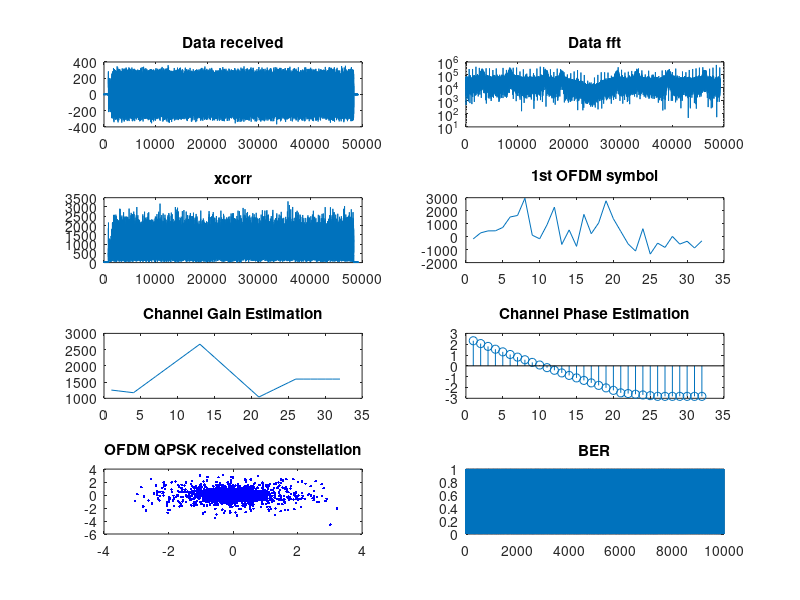
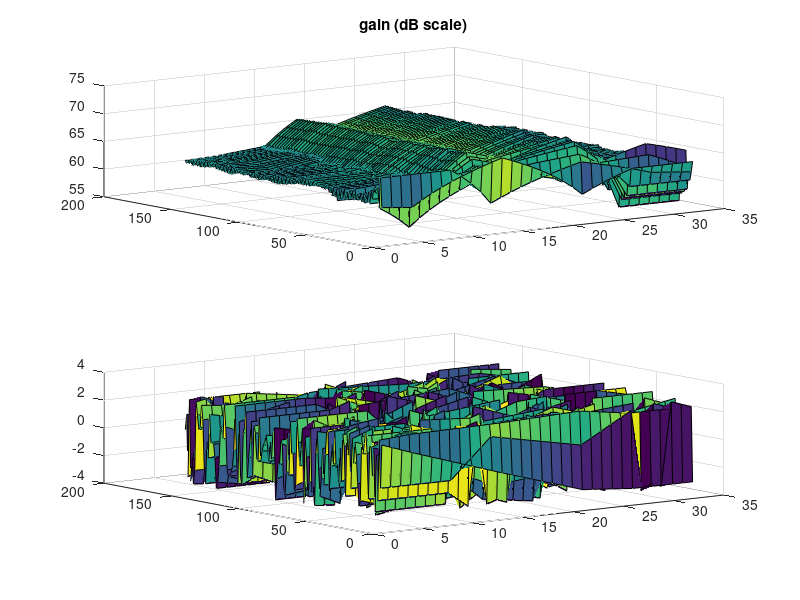
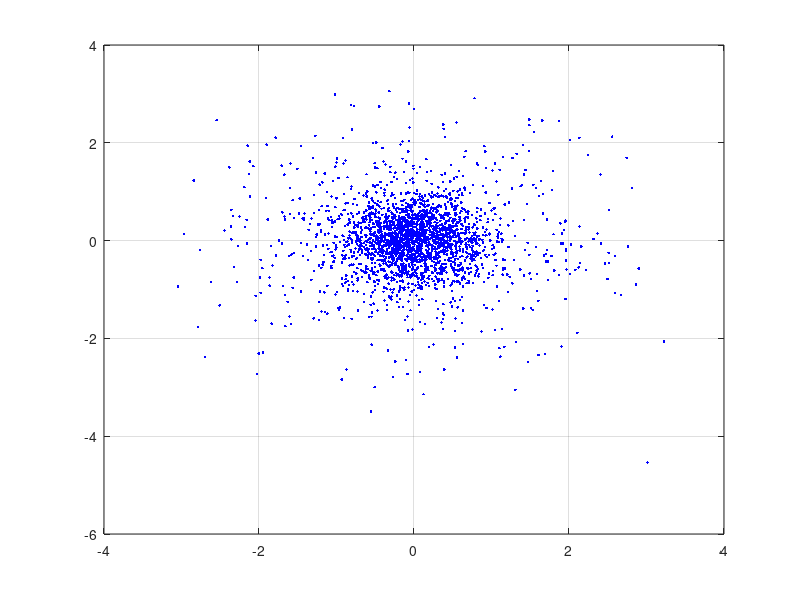
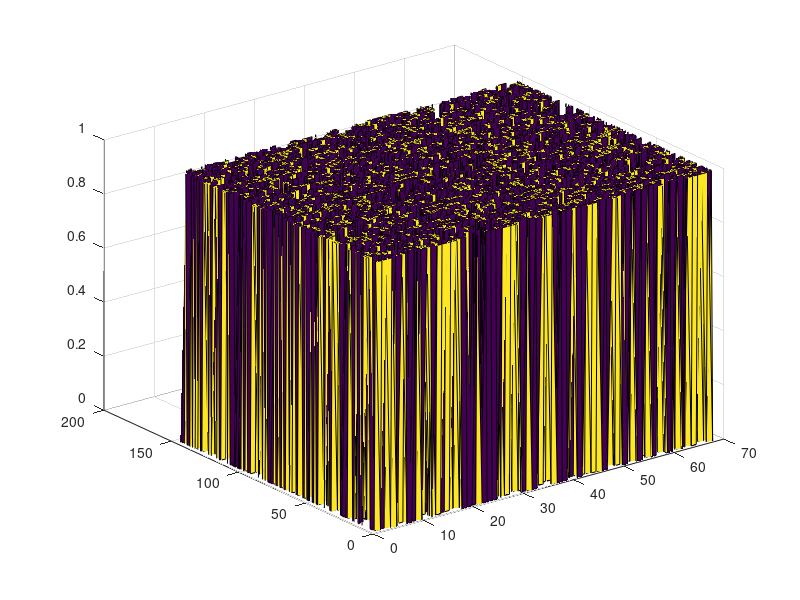

These charts were generated, in order, by the following MATLAB code:
% harness.m
% For more information search for "README:" in harness.cpp.

clear all;
close all;

% Read data from file
%load('rx_data_23.mat'
load('params.mat')
%load('dData.mat')
dataT = data;
nr_OFDM_symbols = 147;


N_samps=49199;
fid1=fopen('received0.dat','r');
x_rec=fread(fid1, 2*N_samps,'short');
fclose(fid1);

received_data= zeros(1,N_samps);
count = 1;
for i=1:2:2*N_samps
    received_data(count) = complex(x_rec(i),x_rec(i+1));
    count = count+1;
end

%save('testCPP.mat','received_data')

figure(1)
subplot(4,2,1)
plot(real(received_data))
title('Data received')
subplot(4,2,2)
semilogy(abs(fft(received_data)))
title('Data fft')


  %load cross correlation:  
  fid1=fopen('xcorr.dat','r');
  xcorrAbs=fread(fid1, N_samps,'double');
  fclose(fid1);

  length(xcorrAbs);

  figure(1)
  subplot(4,2,3)
  plot(xcorrAbs);
  title('xcorr')

  %load OFDM symbols corrected and without CP:
  
 fid=fopen('ofdm_cp.dat','r');
 temp=fread(fid,2*nr_car*nr_OFDM_symbols,'double');
 fclose(fid); 

 count=1; 
 dataOFDM_cpp=zeros(nr_OFDM_symbols,nr_car);
 for i=1:nr_OFDM_symbols
    for k=1:nr_car
        dataOFDM_cpp(i,k)=complex(temp(count),temp(count+1));   
        count=count+2;
    end
 end
 
  figure(1)
  subplot(4,2,4)
  plot(real((dataOFDM_cpp(1,:))));
  title('1st OFDM symbol')

  %load received Pilot gain:
  
 fid=fopen('rx_pilot_gain.dat','r');
 temp=fread(fid,length_pilot*nr_OFDM_symbols,'double');
 fclose(fid); 

 count=1; 
 pilot_gain=zeros(nr_OFDM_symbols,length_pilot);
 for i=1:nr_OFDM_symbols
    for k=1:length_pilot
        pilot_gain(i,k)=temp(count);   
        count=count+1;
    end
 end
 
 %load received Pilot phase:
  
 fid=fopen('rx_pilot_phase.dat','r');
 temp=fread(fid,length_pilot*nr_OFDM_symbols,'double');
 fclose(fid); 

 count=1; 
 pilot_phase=zeros(nr_OFDM_symbols,length_pilot);
 for i=1:nr_OFDM_symbols
    for k=1:length_pilot
        pilot_phase(i,k)=temp(count);   
        count=count+1;
    end
 end
 
 
 fid=fopen('cons_ofdm.dat','r');
 temp=fread(fid,2*nr_used_car*nr_OFDM_symbols,'double');
 fclose(fid); 

 count=1; 
 consOFDM_cpp=zeros(nr_OFDM_symbols,nr_used_car);
 for i=1:nr_OFDM_symbols
    for k=1:nr_used_car
        consOFDM_cpp(i,k)=complex(temp(count),temp(count+1));   
        count=count+2;
    end
 end
 
 %load filtered Pilot gain:
  
 fid=fopen('filt_pilot_gain.dat','r');
 temp=fread(fid,length_pilot*nr_OFDM_symbols,'double');
 fclose(fid); 

 count=1; 
 filt_pilot_gain=zeros(nr_OFDM_symbols,length_pilot);
 for i=1:nr_OFDM_symbols
    for k=1:length_pilot
        filt_pilot_gain(i,k)=temp(count);   
        count=count+1;
    end
 end
 
 %load filtered Phase gain:
  
 fid=fopen('filt_pilot_phase.dat','r');
 temp=fread(fid,length_pilot*nr_OFDM_symbols,'double');
 fclose(fid); 

 count=1; 
 filt_pilot_phase=zeros(nr_OFDM_symbols,length_pilot);
 for i=1:nr_OFDM_symbols
    for k=1:length_pilot
        filt_pilot_phase(i,k)=temp(count);   
        count=count+1;
    end
 end
 
 
 %load interp Pilot gain:
  
 fid=fopen('int_pilot_gain.dat','r');
 temp=fread(fid,nr_car*nr_OFDM_symbols,'double');
 fclose(fid); 

 count=1; 
 int_pilot_gain=zeros(nr_OFDM_symbols,nr_car);
 for i=1:nr_OFDM_symbols
    for k=1:nr_car
        int_pilot_gain(i,k)=temp(count);   
        count=count+1;
    end
 end
 
  figure(1)
  subplot(4,2,5)
  plot(int_pilot_gain(1,:))
  title('Channel Gain Estimation')

  figure(2)
  subplot(2,1,1)
  surf(20*log10(int_pilot_gain))
  title('gain (dB scale)')
 
 %load interp Phase gain:
  
 fid=fopen('int_pilot_phase.dat','r');
 temp=fread(fid,nr_car*nr_OFDM_symbols,'double');
 fclose(fid); 

 count=1; 
 int_pilot_phase=zeros(nr_OFDM_symbols,nr_car);
 for i=1:nr_OFDM_symbols
    for k=1:nr_car
        int_pilot_phase(i,k)=temp(count);   
        count=count+1;
    end
 end
 
  figure(1)
  subplot(4,2,6)
  stem(int_pilot_phase(1,:))
  title('Channel Phase Estimation')
  
  figure(2)
  subplot(2,1,2)
  surf(int_pilot_phase)
 
  %load OFDM symbols corrected and without CP:
  
 fid=fopen('qpsk_data.dat','r');
 temp=fread(fid,2*nr_used_car*nr_OFDM_symbols,'double');
 fclose(fid); 

 count=1; 
 data_qpsk=zeros(nr_OFDM_symbols,nr_used_car);
 for i=1:nr_OFDM_symbols
    for k=1:nr_used_car
        data_qpsk(i,k)=complex(temp(count),temp(count+1));   
        count=count+2;
    end
 end
 
  figure(1)
  subplot(4,2,7)
  plot(reshape(data_qpsk(1:end,:),1,nr_used_car*nr_OFDM_symbols),'.b')
  title('OFDM QPSK received constellation')
 
  figure(3)
  %plot(reshape(data_qpsk(20:end,1:46),1,24978),'.b')
  plot(reshape(data_qpsk(1:end,1:end),1,nr_used_car*nr_OFDM_symbols-0*nr_used_car),'.b') 
  grid on
  %load binary data:
  
 %Modulation=2;%QPSK
 Modulation=4;%16-QAM
  
 fid=fopen('dataBin.dat','r');
 temp=fread(fid, Modulation*nr_used_car*nr_OFDM_symbols,'short');
 fclose(fid); 
 
 count=1; 
 data_B_cpp=zeros(nr_OFDM_symbols,Modulation*nr_used_car);
 data_B_trans=zeros(nr_OFDM_symbols,Modulation*nr_used_car);
 for i=1:nr_OFDM_symbols
    for k=1:Modulation*nr_used_car
        data_B_cpp(i,k)=temp(count);
        data_B_trans(i,k)=dataT(count);
        count=count+1;
    end
 end
 
 figure(4)
 surf(abs(data_B_cpp-data_B_trans));
 

 rx_data_bin=temp;
 
 error=(abs(dataT(1:Modulation*nr_used_car*nr_OFDM_symbols).'-rx_data_bin));
 BER=sum(error)/length(rx_data_bin)
 
 figure(1)
  subplot(4,2,8)
  plot(error)
  title('BER')
  
  data_rate=(1-BER)*(length(rx_data_bin)/30056)*25;
        ['Data rate: ', num2str(data_rate), 'Mbits/s']


